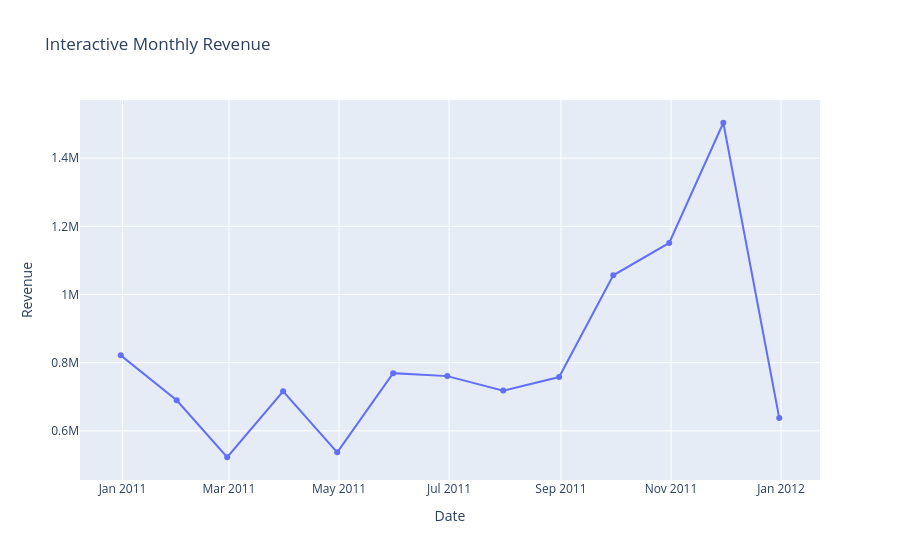

Notebook code cell kept with this figure:
### Markdown cell above
## Interactive Plotly visualization

### Code cell
monthly_df = (
    monthly.reset_index()
)

monthly_df.columns = (
    "Date",
    "Revenue"
)

fig = px.line(
    monthly_df,
    x="Date",
    y="Revenue",
    markers=True,
    title="Interactive Monthly Revenue"
)

fig.show()

### Figure 1 — Plotly figure (JSON) as saved in the notebook; plotly's stock layout.template omitted (floating-point values rounded to 4 significant figures)
{"data": [{"hovertemplate": "Date=%{x}<br>Revenue=%{y}<extra></extra>", "legendgroup": "", "line": {"color": "#636efa", "dash": "solid"}, "marker": {"symbol": "circle"}, "mode": "lines+markers", "name": "", "orientation": "v", "showlegend": false, "type": "scatter", "x": ["2010-12-31T00:00:00.000000", "2011-01-31T00:00:00.000000", "2011-02-28T00:00:00.000000", "2011-03-31T00:00:00.000000", "2011-04-30T00:00:00.000000", "2011-05-31T00:00:00.000000", "2011-06-30T00:00:00.000000", "2011-07-31T00:00:00.000000", "2011-08-31T00:00:00.000000", "2011-09-30T00:00:00.000000", "2011-10-31T00:00:00.000000", "2011-11-30T00:00:00.000000", "2011-12-31T00:00:00.000000"], "xaxis": "x", "y": [821500.0, 689800.0, 522500.0, 716200.0, 537000.0, 769300.0, 760500.0, 718100.0, 757800.0, 1056000.0, 1151000.0, 1504000.0, 637800.0], "yaxis": "y"}], "layout": {"legend": {"tracegroupgap": 0}, "title": {"text": "Interactive Monthly Revenue"}, "xaxis": {"anchor": "y", "domain": [0, 1], "title": {"text": "Date"}}, "yaxis": {"anchor": "x", "domain": [0, 1], "title": {"text": "Revenue"}}}}
